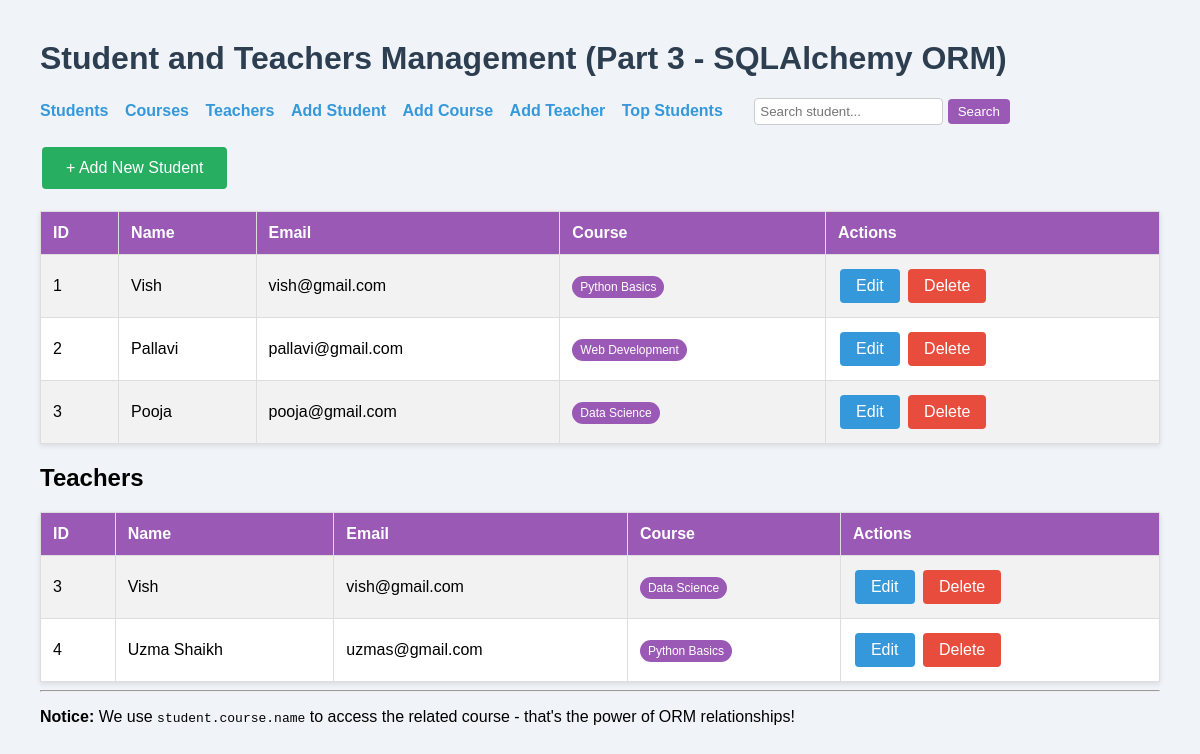
The page / on the database its author committed.
### app.py (models this page shows, shortened)
class Student(db.Model):
    id = db.Column(db.Integer, primary_key=True)
    name = db.Column(db.String(100), nullable=False)
    email = db.Column(db.String(120), unique=True, nullable=False)
    course_id = db.Column(db.Integer, db.ForeignKey('course.id'), nullable=False)
    course = db.relationship('Course', backref='students')

class Course(db.Model):
    id = db.Column(db.Integer, primary_key=True)
    name = db.Column(db.String(100), nullable=False)
    description = db.Column(db.Text)

class Teacher(db.Model):
    id = db.Column(db.Integer, primary_key=True)
    name = db.Column(db.String(100), nullable=False)
    email = db.Column(db.String(120), unique=True, nullable=False)
    course_id = db.Column(db.Integer, db.ForeignKey('course.id'), unique=True)
    course = db.relationship('Course', backref='teacher', uselist=False)

### app.py (the view)
@app.route('/')
def index():
    students = Student.query.all()
    teachers = Teacher.query.all()
    return render_template('index.html', students=students, teachers=teachers)

### templates/index.html (shortened to what this page needs)
<!DOCTYPE html>
<html>
<head>
</head>
<body>
    <h1>Student and Teachers Management (Part 3 - SQLAlchemy ORM)</h1>
    <nav>
        <a href="{{ url_for('index') }}">Students</a>
        <a href="{{ url_for('courses') }}">Courses</a>
        <a href="{{ url_for('teachers') }}">Teachers</a>
        <a href="{{ url_for('add_student') }}">Add Student</a>
        <a href="{{ url_for('add_course') }}">Add Course</a>
        <a href="{{ url_for('add_teacher') }}">Add Teacher</a>
        <a href="{{ url_for('top_students') }}">Top Students</a>
        <form action="{{ url_for('search_students') }}" method="get">
            <input type="text" name="q" placeholder="Search student..." required>
            <button type="submit">Search</button>
        </form>
    </nav>
    <a href="{{ url_for('add_student') }}" class="btn btn-add">+ Add New Student</a>
    {% if students %}
        <table>
            <tr>
                <th>ID</th>
                <th>Name</th>
                <th>Email</th>
                <th>Course</th>
                <th>Actions</th>
            </tr>
            {% for student in students %}
            <tr>
                <td>{{ student.id }}</td>
                <td>{{ student.name }}</td>
                <td>{{ student.email }}</td>
                <td><span class="course-badge">{{ student.course.name }}</span></td>
                <td>
                    <a href="{{ url_for('edit_student', id=student.id) }}" class="btn btn-edit">Edit</a>
                    <a href="{{ url_for('delete_student', id=student.id) }}" class="btn btn-delete"
                       onclick="return confirm('Delete this student?')">Delete</a>
                </td>
            </tr>
            {% endfor %}
        </table>
    {% else %}
        <p class="empty">No students yet. Add one!</p>
    {% endif %}
    {% if teachers %}
    <h2>Teachers</h2>
    <table>
        <tr>
            <th>ID</th>
            <th>Name</th>
            <th>Email</th>
            <th>Course</th>
            <th>Actions</th>
        </tr>
        {% for teacher in teachers %}
        <tr>
            <td>{{ teacher.id }}</td>
            <td>{{ teacher.name }}</td>
            <td>{{ teacher.email }}</td>
            <td>
                {% if teacher.course %}
                    <span class="course-badge">{{ teacher.course.name }}</span>
                {% else %}
                    <span class="empty">No course assigned</span>
                {% endif %}
            </td>
            <td>
                <a href="{{ url_for('edit_teacher', id=teacher.id) }}" class="btn btn-edit">Edit</a>
                <a href="{{ url_for('delete_teacher', id=teacher.id) }}" class="btn btn-delete"
                   onclick="return confirm('Delete this teacher?')">Delete</a>
            </td>
        </tr>
        {% endfor %}
    </table>
{% else %}
    <p class="empty">No teachers yet. Add one!</p>
{% endif %}
    <hr>
    <p><strong>Notice:</strong> We use <code>student.course.name</code> to access the related course - that's the power of ORM relationships!</p>
</body>
</html>

### templates/index.html (style rules this page uses)
body { font-family: Arial, sans-serif; margin: 40px; background: #f0f4f8; }
h1 { color: #2c3e50; }
nav { margin-bottom: 20px; }
nav a { margin-right: 12px; color: #3498db; text-decoration: none; font-weight: bold; }
nav form { display: inline-block; margin-left: 15px; }
nav input { padding: 5px; border-radius: 4px; border: 1px solid #ccc; }
nav button { padding: 5px 10px; border: none; background: #9b59b6; color: white; border-radius: 4px; cursor: pointer; }
table { border-collapse: collapse; width: 100%; background: white; margin-top: 20px; box-shadow: 0 2px 5px rgba(0,0,0,0.1); }
th, td { border: 1px solid #ddd; padding: 12px; text-align: left; }
th { background-color: #9b59b6; color: white; }
tr:nth-child(even) { background-color: #f2f2f2; }
.btn { display: inline-block; padding: 8px 16px; text-decoration: none; border-radius: 4px; margin: 2px; }
.btn-add { background: #27ae60; color: white; padding: 12px 24px; }
.btn-edit { background: #3498db; color: white; }
.btn-delete { background: #e74c3c; color: white; }
.course-badge { background: #9b59b6; color: white; padding: 4px 8px; border-radius: 12px; font-size: 12px; }

### rows shown on the page
Student: id "1", name "Vish", email "vish@gmail.com", course.name "Python Basics"
Student: id "2", name "Pallavi", email "pallavi@gmail.com", course.name "Web Development"
Student: id "3", name "Pooja", email "pooja@gmail.com", course.name "Data Science"
Teacher: id "3", name "Vish", email "vish@gmail.com", course.name "Data Science"
Teacher: id "4", name "Uzma Shaikh", email "uzmas@gmail.com", course.name "Python Basics"
